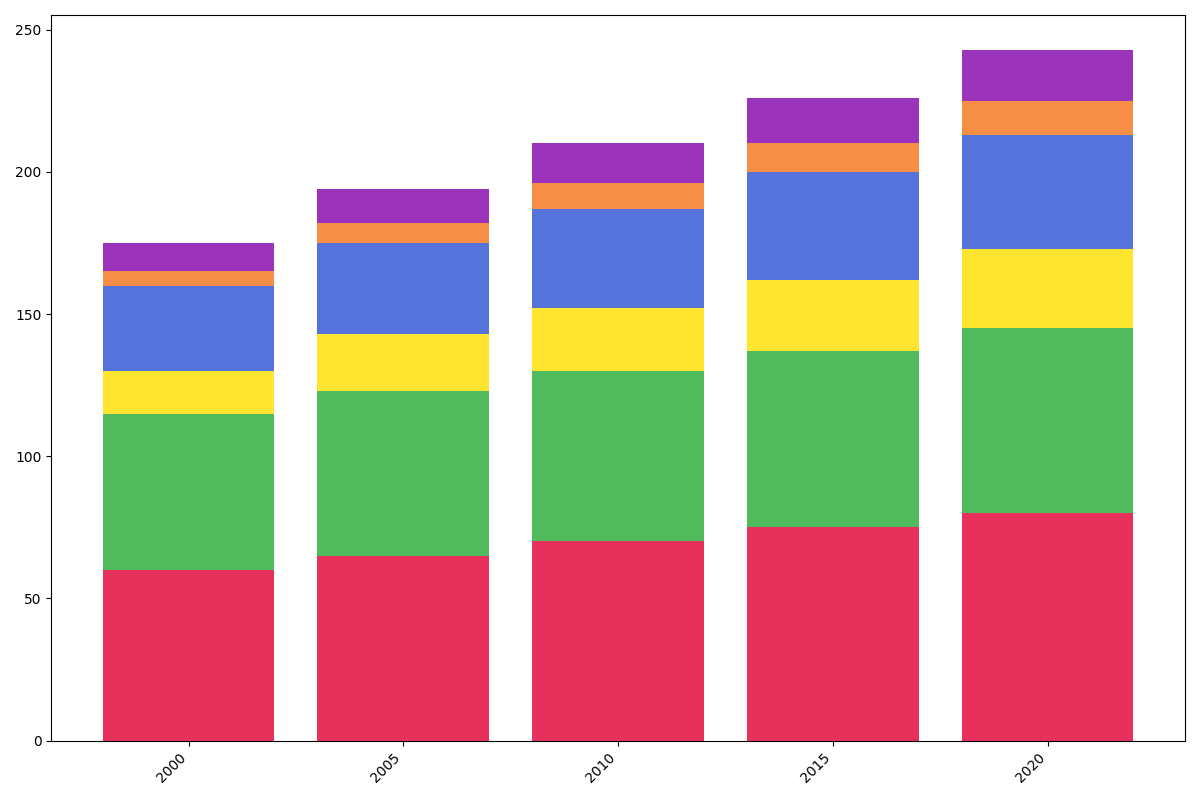

The Python source for this figure:
import numpy as np
import matplotlib.pyplot as plt

years = np.array(['2000', '2005', '2010', '2015', '2020'])
dogs = np.array([60, 65, 70, 75, 80])
cats = np.array([55, 58, 60, 62, 65])
birds = np.array([15, 20, 22, 25, 28])
fish = np.array([30, 32, 35, 38, 40])
reptiles = np.array([5, 7, 9, 10, 12])
small_mammals = np.array([10, 12, 14, 16, 18])

colors = ['#e6194b', '#3cb44b', '#ffe119', '#4363d8', '#f58231', '#911eb4']

fig, ax = plt.subplots(figsize=(12, 8))
ax.bar(years, dogs, color=colors[0], alpha=0.9)
ax.bar(years, cats, bottom=dogs, color=colors[1], alpha=0.9)
ax.bar(years, birds, bottom=dogs + cats, color=colors[2], alpha=0.9)
ax.bar(years, fish, bottom=dogs + cats + birds, color=colors[3], alpha=0.9)
ax.bar(years, reptiles, bottom=dogs + cats + birds + fish, color=colors[4], alpha=0.9)
ax.bar(years, small_mammals, bottom=dogs + cats + birds + fish + reptiles, color=colors[5], alpha=0.9)

ax.set_xticks(years)
ax.set_xticklabels(years, rotation=45, ha='right')

plt.tight_layout()
plt.show()
